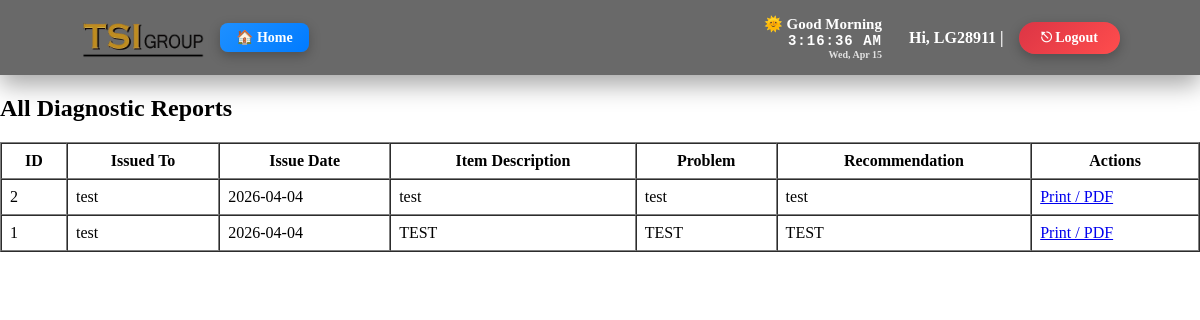
Page /modules/diagnostic/admin_diagnostic_list.php (signed in) on the committed database.
### tables this page shows
CREATE TABLE `diagnostic_reports` (
  `id` int(11) NOT NULL,
  `issued_to` varchar(255) DEFAULT NULL,
  `issue_date` date DEFAULT NULL,
  `date_of_purchase` date DEFAULT NULL,
  `supplier` varchar(255) DEFAULT NULL,
  `item_description` text DEFAULT NULL,
  `serial_number` varchar(255) DEFAULT NULL,
  `problem` text DEFAULT NULL,
  `recommendation` text DEFAULT NULL,
  `recommended_by` varchar(255) DEFAULT NULL,
  `noted_by` varchar(255) DEFAULT NULL,
  `approved_by` varchar(255) DEFAULT NULL,
  `created_at` timestamp NOT NULL DEFAULT current_timestamp()
);

### modules/diagnostic/admin_diagnostic_list.php (the view, shortened to what this page needs)
<?php
require_once __DIR__ . '/../../includes/navbar.php';
$result = $conn->query("SELECT * FROM diagnostic_reports ORDER BY created_at DESC");
?>
<!DOCTYPE html>
<html>
<head>
</head>
<body>
<h2>All Diagnostic Reports</h2>
<table border="1" cellpadding="8" cellspacing="0">
<tr>
<th>ID</th>
<th>Issued To</th>
<th>Issue Date</th>
<th>Item Description</th>
<th>Problem</th>
<th>Recommendation</th>
<th>Actions</th>
</tr>
<?php while($row = $result->fetch_assoc()): ?>
<tr>
    <td><?= $row['id'] ?></td>
    <td><?= htmlspecialchars($row['issued_to']) ?></td>
    <td><?= $row['issue_date'] ?></td>
    <td><?= htmlspecialchars($row['item_description']) ?></td>
    <td><?= htmlspecialchars($row['problem']) ?></td>
    <td><?= htmlspecialchars($row['recommendation']) ?></td>
    <td>
        <a href="print_diagnostic.php?id=<?= $row['id'] ?>" target="_blank">Print / PDF</a>
    </td>
</tr>
<?php endwhile; ?>
</table>
</body>
</html>

### includes/navbar.php (style rules this page uses)
html, body { margin: 0; padding: 0; overflow-x: hidden; }
body { padding-top: 75px; min-height: 100vh; display: flex; flex-direction: column; }

### rows in the picture
diagnostic_reports: id "2", issued_to "test", issue_date "2026-04-04", item_description "test", problem "test", recommendation "test"
diagnostic_reports: id "1", issued_to "test", issue_date "2026-04-04", item_description "TEST", problem "TEST", recommendation "TEST"

### other values in the picture
$employee_id "LG28911"
